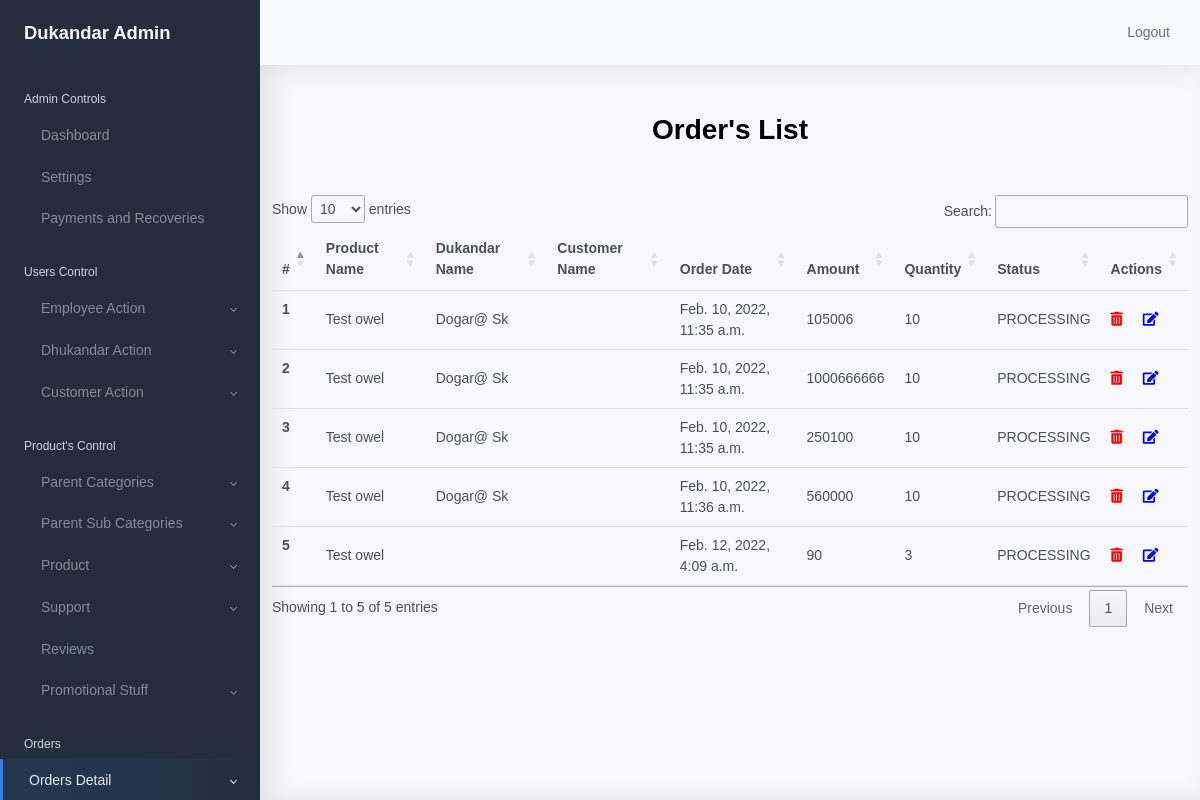
/Order/lists (signed in), run on the app's committed database.
### shopkeeper/models/models.py (models this page shows, shortened)
class Order(models.Model):
    product = models.ForeignKey(Product,
                               on_delete=models.CASCADE,
                               null=True)
    shopkeeper = models.ForeignKey(Shopkeeper,
                               on_delete=models.CASCADE,
                               null=True,
                               blank=True
                               )
    customer = models.ForeignKey(Customer,
                                   on_delete=models.CASCADE,
                                    blank=True,
                                   null=True)
    order_date = models.DateTimeField(auto_now=True)
    amount = models.BigIntegerField()
    order_upto = models.DecimalField(default=0, max_digits=7, decimal_places=2)
    quantity = models.IntegerField(default=0)
    status=models.CharField(choices=ORDER_CHOICES,
                                    max_length=12,
                                    default='PROCESSING')

class Product(models.Model):
    parent = models.ForeignKey(ParentCategory,
                               on_delete=models.CASCADE, related_name='ParentCategory',
                               null=True)
    sub_cat = models.ForeignKey(SubCategory,
                                on_delete=models.CASCADE,
                                null=True)
    name = models.CharField(max_length=255, null=False)
    image = models.ImageField(upload_to='product/category/sub')
    description = models.TextField()
    quantity = models.IntegerField(default=0)
    price = models.FloatField(default=0.0)
    discount = models.FloatField(default=0.0)
    is_active = models.BooleanField(default=True)

class Shopkeeper(models.Model):
    user = models.OneToOneField(User, on_delete=models.CASCADE, null=False)
    emp_id = models.ForeignKey(Employee, on_delete=models.CASCADE, null=True )
    shop_name = models.CharField(max_length=255, null=False)
    phone_no = models.CharField(max_length=20, null=False)
    description = models.TextField(null=False)
    latitude = models.CharField(max_length=50, null=False)
    longitude = models.CharField(max_length=50, null=False)
    is_active = models.BooleanField(default=True)
    created_at = models.DateTimeField(auto_now_add=True)
    updated_at = models.DateTimeField(auto_now=True)
    class Meta:
        ordering = ['user']

class User(AbstractUser):
    address = models.CharField(max_length=250, null=True)
    user_type = models.CharField(max_length=16,
                                 choices=USER_CHOICES,
                                 default="CUSTOMER")
    block = models.BooleanField(default=False)
    is_active = models.BooleanField(default=True)
    created_at = models.DateTimeField(auto_now_add=True)
    updated_at = models.DateTimeField(auto_now=True)

### shopkeeper/views.py (the view)
# urls.py: path('Order/lists', ordersList, name='orders_list'),
@login_required(login_url='shopkeeper:admin_login')
def ordersList(request):
    orders_list =Order.objects.all()
    context={
        'orders_list':orders_list
    }
    return render(request, 'shopkeeper/order/list.html',context)

### shopkeeper/templates/shopkeeper/order/list.html (shortened to what this page needs)
{% extends 'shopkeeper/base/base.html' %}
{% load static %}
{% block content %}
<div class="container">
        <h1 class="text-center mt-5 mb-5 font-weight-bold">Order's List</h1>
        <div class="row">
          <div class="col-12">
              <table class="table" id="order_table">
                <thead class="thead-dark">
                <tr>
                    <th scope="col">#</th>
                    <th scope="col">Product Name</th>
                    <th scope="col">Dukandar Name</th>
                    <th scope="col">Customer Name</th>
                    <th scope="col">Order Date</th>
                    <th scope="col">Amount</th>
                    <th scope="col">Quantity</th>
                     <th scope="col">Status</th>
                     <th scope="col">Actions</th>
                </tr>
                </thead>
                <tbody>
                {% for order in orders_list %}
                    <tr>
                        <th scope="row">{{ forloop.counter }}</th>
                        <td>{{ order.product.name }}</td>
                        <td>{{ order.shopkeeper.user.first_name }} {{ order.shopkeeper.user.last_name }}</td>
                        <td>{{ order.cutomer.user.first_name }}{{ order.cutomer.user.first_name }}</td>
                        <td>{{ order.order_date }}</td>
                        <td>{{ order.amount }}</td>
                        <td>{{ order.quantity }}</td>
                        <td>{{ order.status }}</td>
                     <td>
                        <a href="{% url 'shopkeeper:order_details'  order.id %}" class="mr-3" data-toggle="tooltip" title="Hooray!"> <i class="fas fa-trash-alt"  style="color:red;"></i></a>
                        <a href="{% url 'shopkeeper:order_details'  order.id %}">  <i class="fas fa-edit" style="color:blue;"></i></a>
                    </td>
                    </tr>
                {% endfor %}
                </tbody>
            </table>
          </div>
        </div>
      </div>
{% endblock %}

### shopkeeper/templates/shopkeeper/base/base.html (style rules this page uses)
* { font-family: Arial, Helvetica, sans-serif; }

### data on the page
Order: product.name "Test owel", shopkeeper.user.first_name "Dogar@", shopkeeper.user.last_name "Sk", order_date "Feb. 10, 2022, 11:35 a.m.", amount "105006", quantity "10", status "PROCESSING"
Order: product.name "Test owel", shopkeeper.user.first_name "Dogar@", shopkeeper.user.last_name "Sk", order_date "Feb. 10, 2022, 11:35 a.m.", amount "1000666666", quantity "10", status "PROCESSING"
Order: product.name "Test owel", shopkeeper.user.first_name "Dogar@", shopkeeper.user.last_name "Sk", order_date "Feb. 10, 2022, 11:35 a.m.", amount "250100", quantity "10", status "PROCESSING"
Order: product.name "Test owel", shopkeeper.user.first_name "Dogar@", shopkeeper.user.last_name "Sk", order_date "Feb. 10, 2022, 11:36 a.m.", amount "560000", quantity "10", status "PROCESSING"
Order: product.name "Test owel", order_date "Feb. 12, 2022, 4:09 a.m.", amount "90", quantity "3", status "PROCESSING"
